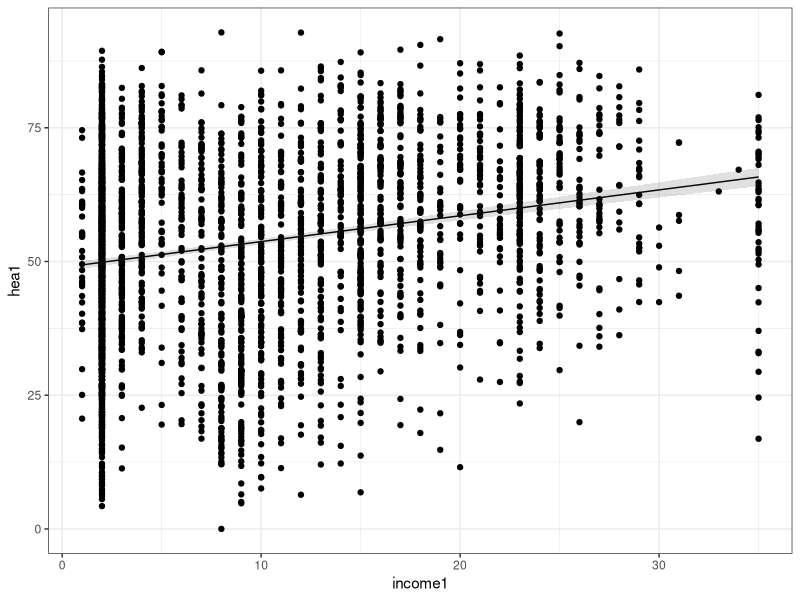
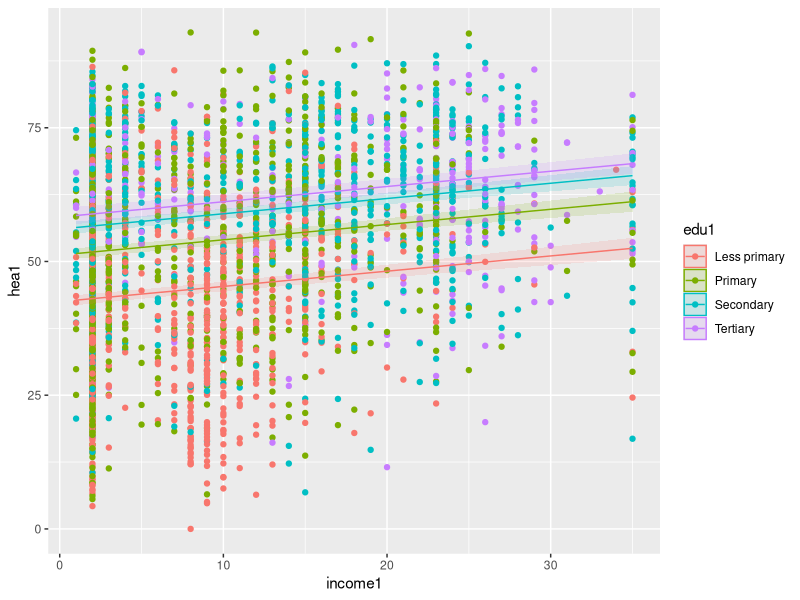
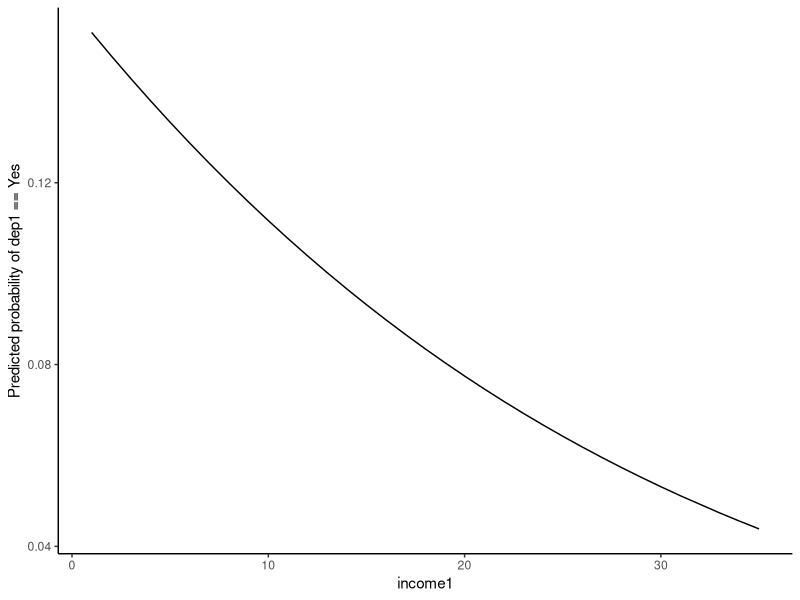
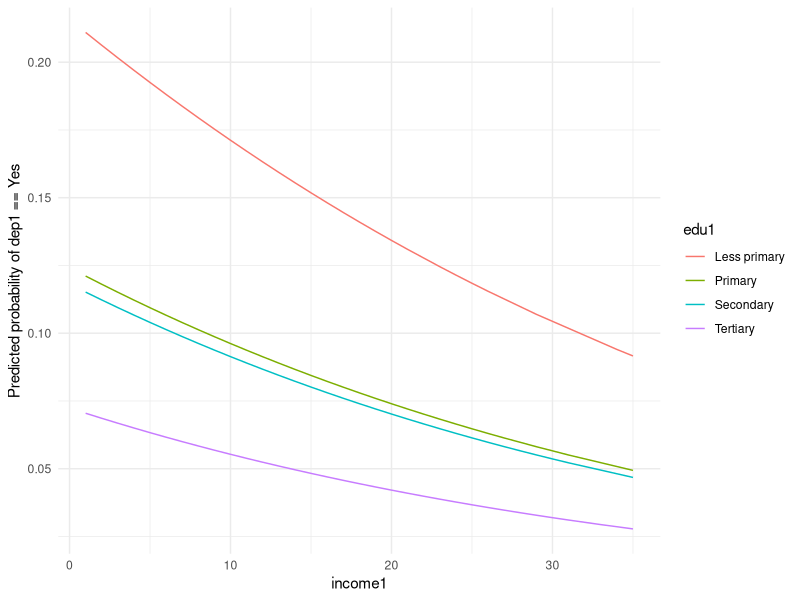

The R script that drew these images, in order:
## ---- chunk 1
knitr::opts_chunk$set(echo=TRUE, eval=FALSE)
options(width=240, tibble.width=140)
#https://stackoverflow.com/questions/39996042/disable-mouse-click-to-show-another-slide-in-rmarkdown-slidy-presentation
## ---- chunk 2

getwd() # el directorio donde R está trabajando
setwd("P:/projects/Curso-R") # (en Windows) se tienen que sustituir los \ por /
list.files()

## ---- chunk 3
library(readxl)
## ---- chunk 4
read_excel("data_curs_stat/EP1.xls")
## ---- chunk 5
summary
## ---- chunk 6
summary(read_excel("data_curs_stat/EP1.xls"))
## ---- chunk 7
dataw1 <- read_excel("data_curs_stat/EP1.xls", sheet = 1) # aunque en este caso no es necesario, especificamos también que abrimos la hoja 1 del fichero excel
class(dataw1)
length(dataw1)
names(dataw1)
str(dataw1)
head(dataw1) # primeras (6) filas
#head(dataw1, 3) # primeras 3 filas
#tail(dataw1) # últimas (6) filas

## ---- chunk 8
dataw2 <- read_excel("data_curs_stat/EP2.xls")
dataw3 <- read_excel("data_curs_stat/EP3.xls")

## ---- chunk 9
# dataw1$phys_hea1
# dataw1[["phys_hea1"]]
class(dataw1$phys_hea1)
#summary(dataw1$phys_hea1)
str(dataw1$phys_hea1) # chr quiere decir que phys_hea1 es una variable carácter, es decir, un vector de tipo cadena de carácteres
attributes(dataw1$phys_hea1)
table(dataw1$phys_hea1)
table(dataw1$phys_hea1, useNA = "ifany")
prop.table(table(dataw1$phys_hea1))
## ---- chunk 10
class(dataw1$hea1); str(dataw1$hea1) # num quiere decir que hea1 es una variable numérica
summary(dataw1$hea1)
#?table
## ---- chunk 11
class(as.factor(dataw1$phys_hea1))
str(as.factor(dataw1$phys_hea1))
attributes(as.factor(dataw1$phys_hea1))
table(as.factor(dataw1$phys_hea1), useNA = "ifany")
levels(as.factor(dataw1$phys_hea1))
## ---- chunk 12
attr(as.factor(dataw1$phys_hea1), "class")
attr(as.factor(dataw1$phys_hea1), "levels")
## ---- chunk 13
attributes(as.ordered(dataw1$phys_hea1))
str(as.ordered(dataw1$phys_hea1))
## ---- chunk 14

x <- factor(dataw1$phys_hea1, ordered = TRUE, levels = c("None", "1 physical health problem", "2+ physical health problems"))
str(x)
attributes(x)
levels(x)
table(x, useNA = "ifany")

## ---- chunk 15
library(dplyr)
## ---- chunk 16
head(names(dataw1))

dataw1 %>% # la pipa más habitual: envía los datos de la izquierda a la función que sigue (a la derecha o abajo) y retorna su evaluación
  names() %>% # esta pipa está incluida en la librería dplyr, pero es original de la librería magrittr
  head()

library(magrittr)
# dataw1 %T>% # como la pipa anterior, pero retorna de nuevo los datos de la izquierda
#   View() %>% # sirve para usar los datos en más de una función, cuando las intermedias no retornan nada, como View, plot, ...
#   names() %>%
#   head()

## ---- chunk 17

dataw1 %$% # para funciones sin un argumento para data.frame's
  table(edu1, phys_hea1)

dataw1 %<>%
  mutate(phys_hea1 = as.factor(phys_hea1)) # la asignación está incluida en la pipa; 

# es lo mismo que
# dataw1 <- dataw1 %>% mutate(phys_hea1 = as.factor(phys_hea1))
## ---- chunk 18
#class(dataw1$q0002_hhid)
#?as.character
## ---- chunk 19
dataw1 <- dataw1 %>%
  mutate(across(c(sex, age, mar_1, edu1, phys_hea1, dep1, income_inf1), as.factor), q0002_hhid = as.character(q0002_hhid))

dataw2 <- dataw2 %>%
  mutate(across(c(phys_hea2, dep2), as.factor), q0002_hhid = as.character(q0002_hhid))

dataw3 <- dataw3 %>%
  mutate(across(c(dep3, phys_hea3), as.factor), q0002_hhid = as.character(q0002_hhid))

## ---- chunk 20

3 %in% c(1:5)
!3 %in% c(1:5)
3 %in% c(5:50)
!3 %in% c(5:50)

TRUE & TRUE
TRUE & FALSE
FALSE | FALSE
FALSE | TRUE



x <- c(1,3,5,7, NA, 8,5, NA)
sum(is.na(x))

## ---- chunk 21

dataw1 %>% #partimos de la base de datos dataw1 y entonces
  select(q0002_hhid, hea1, dep1) %>% # mantenemos sólo las columnas q0002_hhid, hea1 y dep1, y entonces
  names() # miramos qué nombres tienen

dataw1 %>%
  select(ends_with("1")) %>% # seleccionamos todas las variables cuyo nombre acaba en 1, y entonces
  names() # miramos qué nombres tienen
## ---- chunk 22

dataw1 %>% pull(phys_hea1) %>% str()

## ---- chunk 23

dataw1 %>% distinct(age, edu1, dep1)

## ---- chunk 24

dataw1 %>% #partimos de la base de datos dataw1 y entonces
  select(q0002_hhid, hea1, dep1) %>% # mantenemos sólo las columnas q0002_hhid, hea1 y dep1, y entonces
  filter(dep1 == "Yes") %>% # nos quedamos con las filas de quienes padecen depresión, y entonces
  arrange(desc(hea1)) %>% # ordenamos las filas por de mayor a menor valor de estado de salud, y entonces
  head(3) # nos quedamos con los 3 pacientes con depresión con mayor valor de Health state

## ---- chunk 25

dataw1 %>% #partimos de la base de datos dataw1 y entonces
  select(q0002_hhid, hea1, dep1, score_lon1) %>% # mantenemos sólo las columnas number_id, hea1 y dep1, y entonces
  group_by(dep1) %>% # agrupamos por las categorías de depresión, y entonces
  summarise(mean_hea1 = mean(hea1, na.rm = TRUE), median_hea1 = median(hea1, na.rm = TRUE), tercil_hea1 = quantile(hea1, probs = 1/3, na.rm = TRUE), n = n(), distinct_score_lon1 = n_distinct(score_lon1)) 
# para cada categoría de depresión calculamos media, mediana y primer tercil de hea1,
# número de observaciones y número de observaciones distintas de score_lon1

dataw1 %>% distinct(dep1, score_lon1) %>% group_by(dep1) %>% summarise(n = n())

## ---- chunk 26
dataw1 %>% 
  count(dep1) %>% # Contamos los individuos en cada categoría de depresión y entonces
  mutate(prop = 100*n/sum(n)) # calculamos el %

## ---- chunk 27
# ?is.na
dataw1 %>% 
  group_by(age) %>% 
  count(dep1) %>% # Contamos los individuos en cada categoría de depresión por grupo de edad y entonces
  filter(!is.na(dep1)) %>% # eliminamos los missings si nos interesa contar el porcentaje sobre el total de respuestas válidas, y entonces
  mutate(prop = 100*n/sum(n)) # Calculamos el %

## ---- chunk 28
#?sink
sink("Summary_Estudi_poblacional_w1.txt", split = TRUE) # El fichero de texto donde se guardarán los resultados se llamará Summary_Estudi_poblacional_w1.txt, 
# pero podría llamarse como cualquier otro fichero de texto, no hay más restricción para el nombre que las del sistema operativo donde se está trabajando
table(dataw1$phys_hea1)
summary(dataw1$hea1)
sink()
## ---- chunk 29
y <- x <- as.character(dataw1$edu1); head(x, 10); table(x, useNA = "always")
for(i in seq_along(x)){
  if(is.na(x[i])){
    y[i] <- "Unknown"
  } else if (x[i] == "Less primary" || x[i] == "Primary"){
    y[i] <- "Until primary"
  } else if (x[i] == "Secondary" || x[i] == "Tertiary"){
    y[i] <- "Secondary or higher"
  } else {
    print(x[i]); y[i] <- x[i]
  }
}
head(y, 10); table(y, useNA = "always")

z <- ifelse(x == "Secondary" | x == "Tertiary", "Secondary or higher", "Until primary")
head(z, 10); table(z, useNA = "always")
w <- case_when(is.na(x) ~ "Unknown", 
               x %in% c("Less primary", "Primary") ~ "Until primary", 
               x %in% c("Secondary", "Tertiary") ~ "Secondary or higher", 
               TRUE ~ x)
head(w, 10); table(w, useNA = "always")
## ---- chunk 30

str(dataw1[,c("score_lon1", "score_sup1")])
lapply(dataw1[,c("score_lon1", "score_sup1")], class)
sapply(dataw1[,c("score_lon1", "score_sup1")], class)
str(apply(dataw1[, c("score_lon1", "score_sup1")], 1, sum))
apply(dataw1[, c("score_lon1", "score_sup1")], 2, sum, na.rm = TRUE)
mapply(paste, 1:4, 4:1)

## ---- chunk 31
names(dataw1)
dim(dataw1)
ncol(dataw1)
nrow(dataw1)
names(dataw2)
dim(dataw2)
names(dataw3)
dim(dataw3)
## ---- chunk 32

table(is.na(dataw1$q0002_hhid)); table(is.na(dataw2$q0002_hhid)); table(is.na(dataw3$q0002_hhid))
## ---- chunk 33
data <- dataw1 %>% # partimos de la base de datos dataw1 y entonces
  full_join(dataw2, by = "q0002_hhid") %>% # unimos horizontalmente con todas las observaciones de dataw2 con q0002_hhid iguales a los de dataw1 y añadimos las nuevas, y entonces
  full_join(dataw3, by = "q0002_hhid") # unimos horizontalmente con todas las observaciones de dataw3 con q0002_hhid iguales a los que ya había y añadimos las nuevas
names(data)
dim(data)
## ---- chunk 34
?full_join
## ---- chunk 35

library(haven)
ac1 <- read_dta("data_curs_stat/Assaig_clinic_w1.dta"); ac2 <- read_dta("data_curs_stat/Assaig_clinic_w2.dta"); ac3 <- read_dta("data_curs_stat/Assaig_clinic_w3.dta")

## ---- chunk 36
class(ac1$edu1)
str(ac1$edu1)
attributes(ac1$edu1)
table(ac1$edu1)

## ---- chunk 37
class(as.factor(ac1$edu1))
str(as.factor(ac1$edu1))
attributes(as.factor(ac1$edu1))
table(as.factor(ac1$edu1))

## ---- chunk 38
class(as_factor(ac1$edu1))
str(as_factor(ac1$edu1))
attributes(as_factor(ac1$edu1))
table(as_factor(ac1$edu1))

## ---- chunk 39

dim(ac1); names(ac1); dim(ac2); names(ac2); dim(ac3); names(ac3)
## ---- chunk 40
acr1 <- ac1 %>% # partimos de ac1 y entonces
  rename(hea = hea1) # renombramos hea1 como hea
acr2 <- ac2 %>% # partimos de ac2 y entonces
  rename(hea = hea2, dep = dep2) # renombramos hea2 como hea y dep2 como dea
acr3 <- ac3 %>% 
  rename(hea = hea3, dep = dep3) # mismo proceso para ac3

#names(ac1); names(ac2); names(ac3)
## ---- chunk 41
#?bind_rows
acv <- bind_rows(acr1, acr2, acr3, .id = "wave")
## ---- chunk 42
ach <- ac1 %>%
  full_join(ac2, by = c("q0002_hhid", "number_id", "ID_ECS", "grups")) %>%
  full_join(ac3, by = c("q0002_hhid", "number_id", "ID_ECS", "grups"))
ach %>% 
  head()

cbind(ac1, ac2, ac3) %>% 
  head()
## ---- chunk 43
acv %>%
  arrange(q0002_hhid) %>% # ordenamos por id
  head()
## ---- chunk 44
library(tidyr)
acv %>%
  group_by(q0002_hhid) %>% # agrupamos por id y entonces
  arrange(wave) %>% # ordenamos por ola para tener la fila con datos antes que las otras, y entonces
  fill(sex, age, mar1, edu1) %>% # para cada id rellenamos las filas vacías de las variables especificadas con los valores que no son missings, y entonces
  ungroup() %>% # desagrupamos y entonces
  arrange(q0002_hhid) %>% # ordenamos por id para ver las mismas filas que arriba, y entonces
  head() # nos quedamos con las primeras filas
## ---- chunk 45
ach %>%
  select(-starts_with("dep")) %>% # quitamos las columnas que empiezan con dep y entonces
  pivot_longer(cols = starts_with("hea"), names_to = "wave", values_to = "hea") %>% # pivotamos, y entonces
  arrange(q0002_hhid) %>% head()
## ---- chunk 46
ach %>%
  pivot_longer(cols = c(starts_with("hea"), starts_with("dep")), names_to = c(".value", "wave"), names_pattern = "(.*)([0-9]$)") %>%
  arrange(q0002_hhid) %>% head()
## ---- chunk 47
acv <- acv %>%
  group_by(q0002_hhid) %>% # agrupamos por id y entonces
  arrange(wave) %>% # ordenamos por ola para tener la fila con datos antes que las otras, y entonces
  fill(sex, age, mar1, edu1) # para cada id rellenamos las filas vacías de las variables especificadas con los valores que no son missings
## ---- chunk 48
#?pivot_wider
acv %>%
  pivot_wider(names_from = c("wave"), values_from = c("hea", "dep")) %>%
  # select(-where(~all(is.na(.)))) %>% # quitamos aquellas columnas que cumplen que todos sus valores son missings
  head()

## ---- chunk 49
t.test(hea1 ~ sex, data = dataw1)
t.test(data$hea1, data$hea2, paired = TRUE) #comparamos el estado de salud en la ola 1 con la ola 2
## ---- chunk 50
chisq.test(dataw1$dep1, dataw1$sex)
## ---- chunk 51
#cor(dataw1$score_sup, dataw1$income)
cor.test(dataw1$score_sup1, dataw1$income1)
## ---- chunk 52
dataw1 <- dataw1 %>% 
  mutate(across(c(sex, age, mar_1, edu1, phys_hea1, dep1, income_inf1), as.factor))
## ---- chunk 53
#?lm
fit <- lm(hea1 ~ age + sex + income1 + dep1, data = dataw1)
summary(fit)
## ---- chunk 54
#?glm
fit <- glm(dep1 ~ age + sex + income1*hea1 + mar_1*score_lon1, data = dataw1, family = binomial)
summary(fit)
## ---- chunk 55
t.test(dataw1$hea1)$conf.int
## ---- chunk 56
#?confint
confint(fit)

## ---- chunk 57

library(ggplot2)
fit <- lm(hea1 ~ income1, data = dataw1)
dataw1 %>%
  filter(!is.na(hea1), !is.na(income1)) %>% # nos quedamos con las observaciones que no tienen missings en el modelo
  # filter(!if_any(c(hea1, income1), is.na)) %>% # lo mismo de forma resumida
  cbind(predict(fit, interval = "confidence")) %>% # añadimos la predicción del modelo y los intervalos de confianza como nuevas columnas
  ggplot(aes(x = income1)) + # creamos el cuadro y añadimos el eje x
  geom_point(aes(y = hea1)) + # añadimos los punos d la base de datos
  geom_line(aes(y = fit)) + # añadimos la línea que el modelo induce
  geom_ribbon(aes(ymin = lwr, ymax = upr), alpha = .15) + # añadimos los CI; también es posible como sigue
  # geom_line(aes(y = lwr), color = "red", linetype = "dashed") +
  # geom_line(aes(y = upr), color = "red", linetype = "dashed") +
  theme_bw() # cambiamos el tema por defecto



## ---- chunk 58

library(ggplot2)
fit <- lm(hea1 ~ income1 + edu1, data = dataw1)
dataw1 %>%
  # filter(!is.na(hea1), !is.na(income1), !is.na(edu1)) %>% # nos quedamos con las observaciones que no tienen missings en el modelo
  filter(!if_any(c(hea1, income1, edu1), is.na)) %>% # lo mismo de forma resumida
  cbind(predict(fit, interval = "confidence")) %>% # añadimos la predicción del modelo y los intervalos de confianza como nuevas columnas
  ggplot(aes(x = income1, color = edu1)) + # creamos el cuadro y añadimos el eje x
  geom_point(aes(y = hea1)) + # añadimos los punos d la base de datos
  geom_line(aes(y = fit)) + # añadimos la línea que el modelo induce
  geom_ribbon(aes(ymin = lwr, ymax = upr, color = NULL, fill = edu1), alpha = .15) # añadimos los CI
  

## ---- chunk 59

library(ggplot2)
fit <- glm(dep1 ~ income1, data = dataw1, family = binomial)
dataw1 %>%
  filter(!if_any(c(dep1, income1), is.na)) %>%  # nos quedamos con las observaciones que no tienen missings en el modelo
  mutate(fit = predict(fit, type = "response")) %>% # añadimos la predicción del modelo como nuevas columnas
  ggplot(aes(x = income1)) + # creamos el cuadro y añadimos el eje x
  geom_line(aes(y = fit)) + # añadimos la línea que el modelo induce
  labs(y = "Predicted probability of dep1 == Yes") + # especificamos la etiqueta del eje y
  theme_classic() #cambiamos el tema por defecto



## ---- chunk 60

library(ggplot2)
fit <- glm(dep1 ~ income1 + edu1, data = dataw1, family = binomial)
dataw1 %>%
  filter(!if_any(c(dep1, income1, edu1), is.na)) %>%  # nos quedamos con las observaciones que no tienen missings en el modelo
  mutate(fit = predict(fit, type = "response")) %>% # añadimos la predicción del modelo como nuevas columnas
  ggplot(aes(x = income1, color = edu1)) + # creamos el cuadro y añadimos el eje x
  geom_line(aes(y = fit)) + # añadimos la línea que el modelo induce
  labs(y = "Predicted probability of dep1 == Yes") + # especificamos la etiqueta del eje y
  theme_minimal() # cambiamos el tema por defecto



## ---- chunk 61

x <- 4       # asignamos el nombre x al objeto 4
w <- "x"     # guardamos el nombre x en la variable w
x
w
get(w)       # con la función get recuperamos el objeto asignado al nombre (x) guardado en la variable w
assign(w,5)  # asignamos el valor 5 al caracter guardado en w (x)
get(w)

## ---- chunk 62
nchar(paste(x, 4)) == 3
